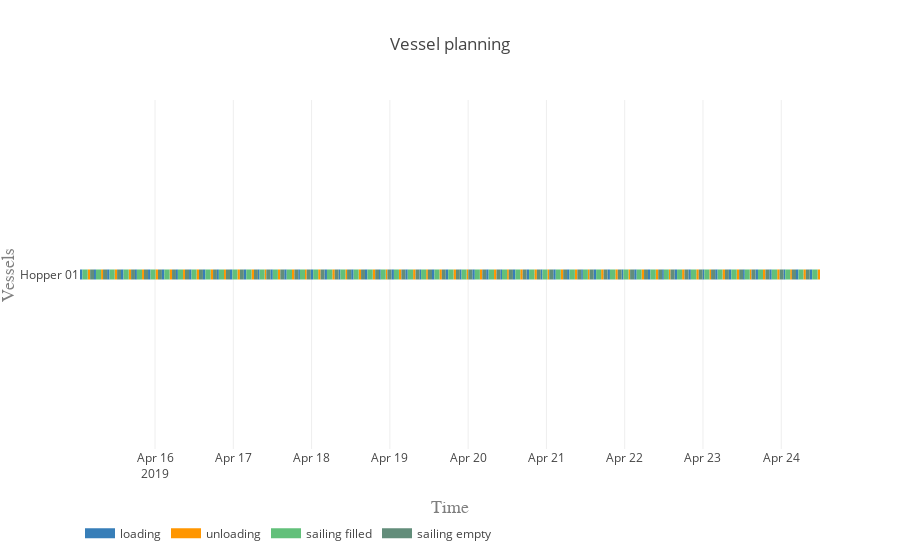

The notebook cell saved with this chart:
### Code cell
plot.vessel_planning(vessels, activities, colors)

### Figure 1 — Plotly figure (JSON) as saved in the notebook; plotly's stock layout.template omitted (floating-point values rounded to 4 significant figures; data arrays with more than 128 entries replaced by an {"elided": "..."} marker saying what was removed)
{"data": [{"connectgaps": false, "hoverinfo": "y+name", "line": {"color": "rgb(55,126,184)", "width": 10}, "mode": "lines", "name": "loading", "type": "scatter", "uid": "7f2e0ff4-130c-41bc-832d-b71ffeebadb3", "x": {"elided": "275 str values"}, "y": {"elided": "275 str values"}}, {"connectgaps": false, "hoverinfo": "y+name", "line": {"color": "rgb(255,150,0)", "width": 10}, "mode": "lines", "name": "unloading", "type": "scatter", "uid": "5da57e47-3411-4c17-8db8-24a71d702105", "x": {"elided": "275 str values"}, "y": {"elided": "275 str values"}}, {"connectgaps": false, "hoverinfo": "y+name", "line": {"color": "rgb(98, 192, 122)", "width": 10}, "mode": "lines", "name": "sailing filled", "type": "scatter", "uid": "d0f80606-2a3d-4af8-81e9-cb472c27a956", "x": {"elided": "275 str values"}, "y": {"elided": "275 str values"}}, {"connectgaps": false, "hoverinfo": "y+name", "line": {"color": "rgb(98, 141, 122)", "width": 10}, "mode": "lines", "name": "sailing empty", "type": "scatter", "uid": "56170323-f7bc-49b7-bffc-f70b5ca2a56b", "x": {"elided": "270 str values"}, "y": {"elided": "270 str values"}}], "layout": {"hovermode": "closest", "legend": {"orientation": "h", "x": 0, "y": -0.2}, "title": {"text": "Vessel planning"}, "xaxis": {"range": ["2019-04-15 01:00:00", "2019-04-24 11:53:05.816798"], "title": {"font": {"color": "#7f7f7f", "family": "Courier New, monospace", "size": 18}, "text": "Time"}}, "yaxis": {"title": {"font": {"color": "#7f7f7f", "family": "Courier New, monospace", "size": 18}, "text": "Vessels"}}}}
